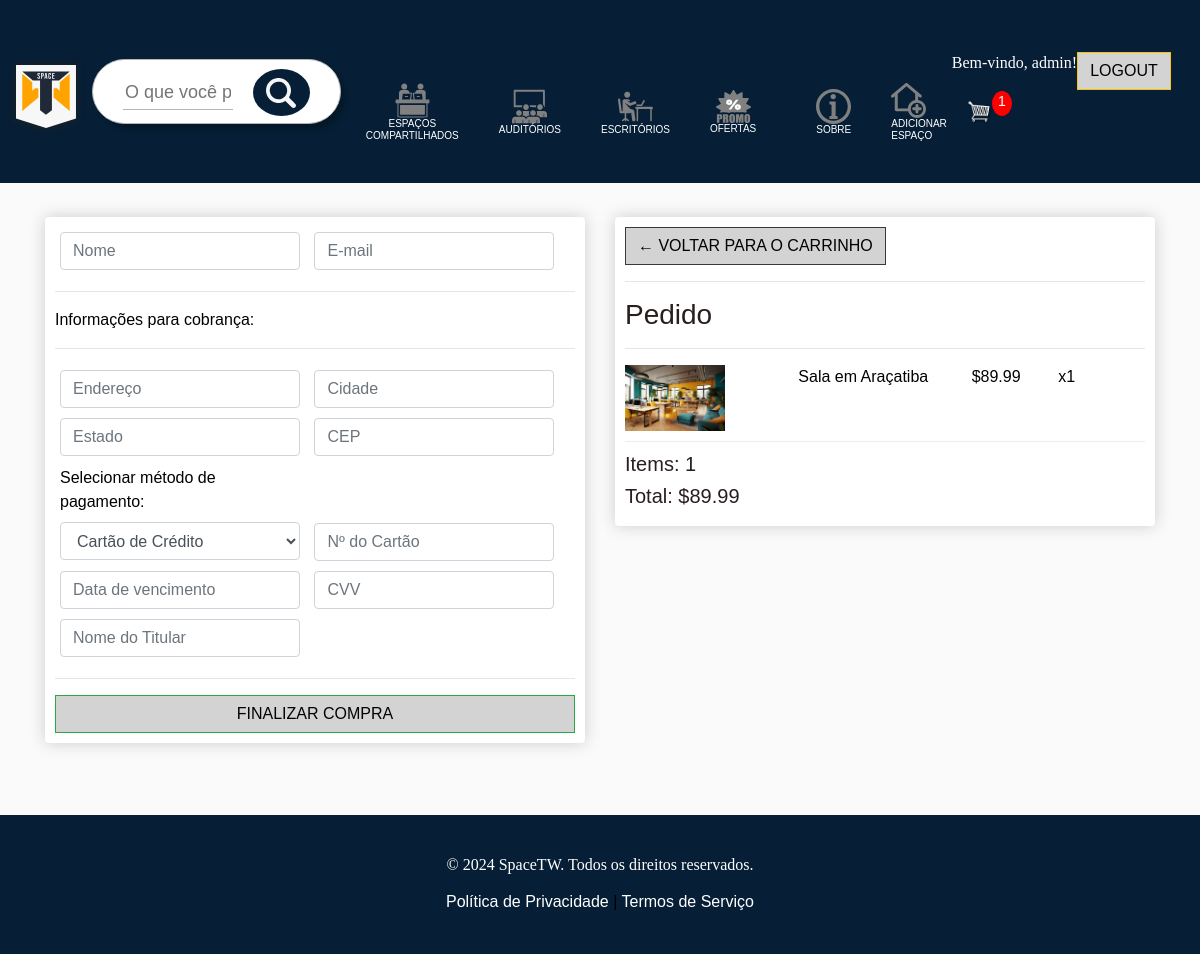
Page /checkout/ (signed in) on the earlier database version.
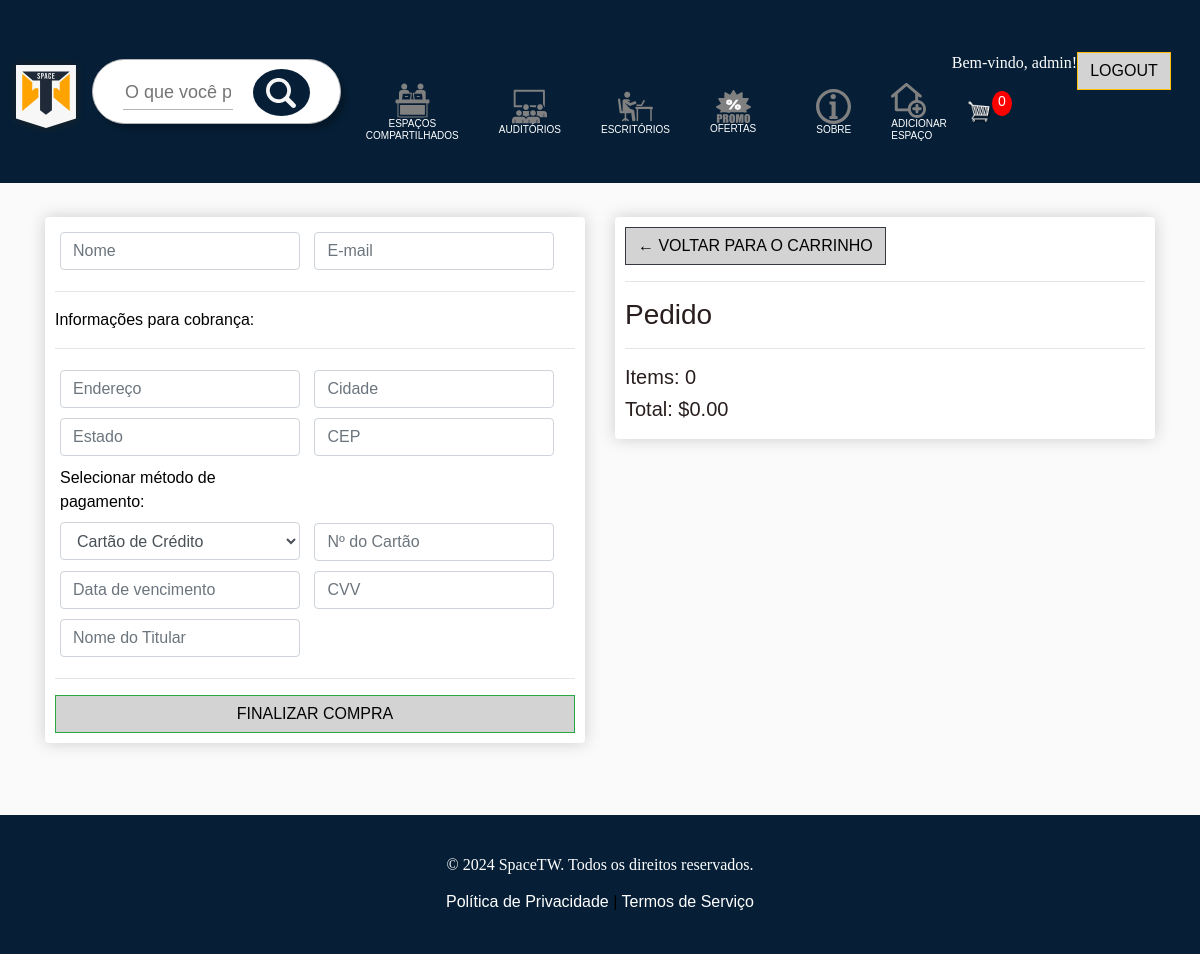
Same page on the later database version.
### store/models.py (models this page shows, shortened)
class OrderItem(models.Model):
	product = models.ForeignKey(Product, on_delete=models.SET_NULL, null=True)
	order = models.ForeignKey(Order, on_delete=models.SET_NULL, null=True)
	quantity = models.IntegerField(default=0, null=True, blank=True)
	date_added = models.DateTimeField(auto_now_add=True)
	@property
	def get_total(self):
		total = self.product.price * self.quantity
		return total

class Product(models.Model):
    name = models.CharField(max_length=200)
    price = models.FloatField()
    digital = models.BooleanField(default=False, null=True, blank=True)
    image = models.ImageField(null=True, blank=True)
    link = models.CharField(max_length=200, null=True)
    on_sale = models.BooleanField(default=False)
    is_rented = models.BooleanField(default=False)
    SPACE_TYPES = [
        ('compartilhado', 'Espaço Compartilhado'),
        ('escritorio', 'Escritório'),
        ('auditorio', 'Auditório'),
    ]
    space_type = models.CharField(max_length=20, choices=SPACE_TYPES, default='escritorio')
    features = models.CharField(max_length=255, default='Nenhuma', blank=True)
    available_from = models.DateField(null=True, blank=True)
    available_to = models.DateField(null=True, blank=True)
    @property
    def imageURL(self):
        try:
            url = self.image.url
        except:
            url = ''
        return url

class Order(models.Model):
	customer = models.ForeignKey(Customer, on_delete=models.SET_NULL, null=True, blank=True)
	date_ordered = models.DateTimeField(auto_now_add=True)
	complete = models.BooleanField(default=False)
	transaction_id = models.CharField(max_length=100, null=True)
	@property
	def get_cart_total(self):
		orderitems = self.orderitem_set.all()
		total = sum([item.get_total for item in orderitems])
		return total
	@property
	def get_cart_items(self):
		orderitems = self.orderitem_set.all()
		total = sum([item.quantity for item in orderitems])
		return total

### store/views.py (the view)
# urls.py: path("checkout/", views.checkout, name="checkout"),
def checkout(request):
    data = cartData(request)
    cartItems = data["cartItems"]
    order = data["order"]
    items = data["items"]
    context = {"items": items, "order": order, "cartItems": cartItems}
    return render(request, "store/checkout.html", context)

### store/utils.py (called while the page is built)
def cartData(request):
	if request.user.is_authenticated:
		customer = request.user.customer
		order, created = Order.objects.get_or_create(customer=customer, complete=False)
		items = order.orderitem_set.all()
		cartItems = order.get_cart_items
	else:
		cookieData = cookieCart(request)
		cartItems = cookieData['cartItems']
		order = cookieData['order']
		items = cookieData['items']
	return {'cartItems':cartItems ,'order':order, 'items':items}

### store/templates/store/checkout.html (shortened to what this page needs)
{% extends 'store/main.html' %}
{% load static %}
{% block content %}
<div class="row">
    <div class="col-lg-6">
        <div class="box-element" id="form-wrapper">
            <form id="form">
                <div id="user-info">
                    <div class="form-field">
                        <input required class="form-control" type="text" name="name" placeholder="Nome">
                    </div>
                    <div class="form-field">
                        <input required class="form-control" type="email" name="email" placeholder="E-mail">
                    </div>
                </div>
                <div id="shipping-info">
                    <hr>
                    <p>Informações para cobrança:</p>
                    <hr>
                    <div class="form-field">
                        <input required class="form-control" type="text" name="address" placeholder="Endereço">
                    </div>
                    <div class="form-field">
                        <input required class="form-control" type="text" name="city" placeholder="Cidade">
                    </div>
                    <div class="form-field">
                        <input required class="form-control" type="text" name="state" placeholder="Estado">
                    </div>
                    <div class="form-field">
                        <input required class="form-control" type="text" name="zipcode" placeholder="CEP">
                    </div>
                    <div class="form-field">
                        <label for="payment-method">Selecionar método de pagamento:</label>
                        <select class="form-control" id="payment-method" name="payment-method">
                            <option value="credit-card">Cartão de Crédito</option>
                        </select>
                    </div>
                    <div class="form-field">
                        <input required class="form-control" type="text" name="card-number" placeholder="Nº do Cartão">
                    </div>
                    <div class="form-field">
                        <input required class="form-control" type="text" name="due-date" placeholder="Data de vencimento">
                    </div>
                    <div class="form-field">
                        <input required class="form-control" type="text" name="cvv" placeholder="CVV">
                    </div>
                    <div class="form-field">
                        <input required class="form-control" type="text" name="cardholder-name" placeholder="Nome do Titular">
                    </div>
                </div>
                <hr>
                <button class="btn btn-success btn-block" type="button" id="finalizar-btn">Finalizar compra</button>
            </form>
        </div>
        <br>
    </div>
    <div class="col-lg-6">
        <div class="box-element">
            <a  class="btn btn-outline-dark" href="{% url 'cart' %}">&#x2190; Voltar para o carrinho</a>
            <hr>
            <h3>Pedido</h3>
            <hr>
            {% for item in items %}
            <div class="cart-row">
                <div style="flex:2"><img class="row-image" src="{{item.product.imageURL}}"></div>
                <div style="flex:2"><p>{{item.product.name}}</p></div>
                <div style="flex:1"><p>${{item.product.price|floatformat:2}}</p></div>
                <div style="flex:1"><p>x{{item.quantity}}</p></div>
            </div>
            {% endfor %}
            <h5>Items:   {{order.get_cart_items}}</h5>
            <h5>Total:   ${{order.get_cart_total|floatformat:2}}</h5>
        </div>
    </div>
</div>
{% endblock content %}

### store/templates/store/main.html (shortened to what this page needs)
<!DOCTYPE html>
{% load static %}
<html>
<head>
	<link rel="stylesheet" href="https://stackpath.bootstrapcdn.com/bootstrap/4.4.1/css/bootstrap.min.css">
	<link rel="stylesheet" type="text/css" href="{% static 'css/main.css' %}">
</head>
<body>
	<nav class="navbar navbar-expand-lg navbar-dark bg-dark">
	  <div class="logo">
	  <a class="navbar-brand" href="{% url 'store' %}"><img src="{% static 'images/logo.svg' %}" alt=""></a>
	  </div>
	  <div class="collapse navbar-collapse" id="navbarSupportedContent">
		<div class="seach_bar">
			<form method="GET" action="{% url 'search_results' %}">
				<div class="barra">
					<input type="text" name="query" placeholder="O que você procura?">
				</div>
				<div class="lupa">
					<button type="submit">
						<img src="{% static 'images/lupa.svg' %}" alt="">
					</button>
				</div>
			</form>
		</div>
		<div class="categoria">
			<div class="imagem_categoria">
				<figure>
					<a href="{% url 'shared_space' %}"><img src="{% static 'images/coworking.svg' %}" alt=""><h6>ESPAÇOS<br>COMPARTILHADOS</h6></a>
				</figure>
				<figure>
					<a href="{% url 'auditorium_spaces' %}"><img src="{% static 'images/cinema.svg' %}" alt=""><h6>AUDITÓRIOS</h6></a>
				</figure>
				<figure>
					<a href="{% url 'office_spaces' %}"><img src="{% static 'images/trabalhador.svg' %}" alt=""><h6>ESCRITÓRIOS</h6></a>
				</figure>
				<figure>
					<a href="{% url 'store' %}"><img src="{% static 'images/promotion.svg' %}" alt=""><h6>OFERTAS</h6></a>
				</figure>
					<a href="{% url 'about' %}"><img src="{% static 'images/about.svg' %}" alt=""><h6>SOBRE</h6></a>
					{% if request.user.is_authenticated %}
					<a href="{% url 'create_room' %}">
						<img src="{% static 'images/house-add.svg' %}" alt="">
						<h6>ADICIONAR ESPAÇO</h6>
					</a>
					{% endif %}
			</div>
		</div>
	  </div>
	  <div class="form-inline my-2 my-lg-0">
		{% if request.user.is_authenticated %}
			<p class="text-white">Bem-vindo, {{ request.user.username }}!</p>
			<a href="{% url 'store_logout' %}" class="btn btn-warning">Logout</a>
		{% else %}
			<a href="{% url 'store_login' %}" class="btn btn-warning">Login</a>
			<a href="{% url 'register' %}" class="btn btn-success ml-2">Registrar</a>
		{% endif %}
		<a href="{% url 'cart' %}">
		   <img  id="cart-icon" src="{% static 'images/cart.png' %}">
	   </a>
	   <p id="cart-total">{{cartItems}}</p>
   </div>
	</nav>
    <div class="container">
            <br>
            {% block content %}
            {% endblock content %}
    </div>
	<footer class="bg-dark mt-5 p-4 text-center" style="color: white;">
		<p><h6>&copy; 2024 SpaceTW. Todos os direitos reservados.</h6></p>
		<p><a href="{% url 'privacy_policy' %}" style="color: white;">Política de Privacidade</a> | <a href="{% url 'terms_of_service' %}" style="color: white;">Termos de Serviço</a></p>
	</footer>
</body>
</html>

Differences in the rows shown:
removed OrderItem: product.imageURL (picture), product.name "Sala em Araçatiba", product.price "89.99", quantity "1"
computed for Order: get_cart_items "1" → "0"; get_cart_total "89.99" → "0.00"
Other differences:
{{ cartItems }}: "1" → "0"
